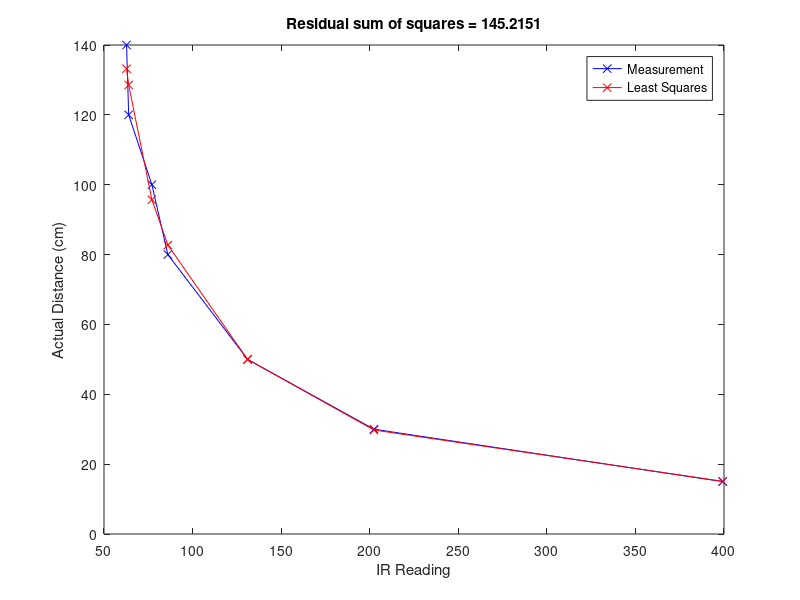
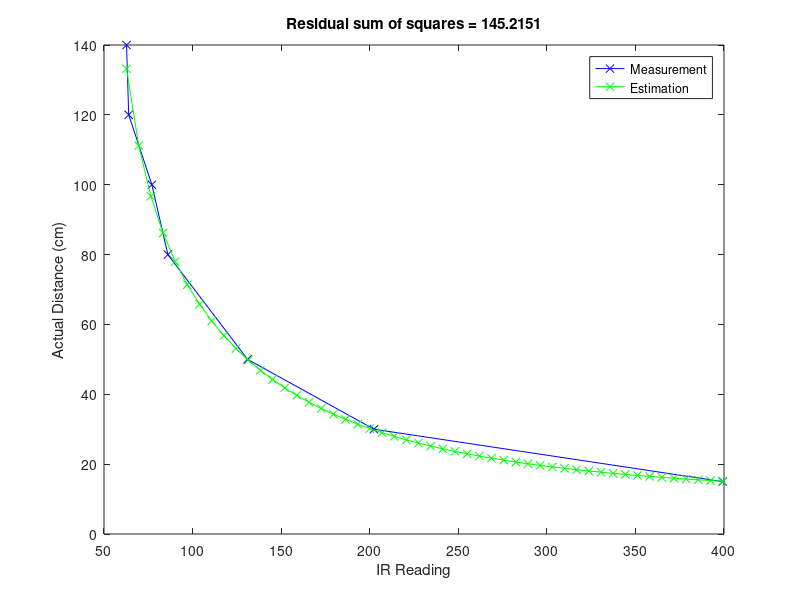

Reproduce these figures in MATLAB, in order.
% readme: This code takes a set of measurements from an infrared (IR) sensor and the corresponding distances. 
% It uses a polynomial to approximate the relationship between the IR reading and the distance. 
% The approximation is done using the least squares method. 
% Both the original measurements and the approximations are plotted

% Clear all previous data and close any figures
clear all;
close all;

% Define the IR sensor readings and the corresponding distances in cm
datapoints = [399.247371, 15;
              202.418285, 30;
              131.059244, 50;
              86.047343,  80;
              77.036172,  100;
              63.934825,  120;
              62.730596,  140];

% Extract the IR sensor readings and corresponding distances
x = datapoints(:, 1);
y = datapoints(:, 2);

% Define a polynomial feature transformation for curve approximation
features = @(x) [1 x^-1 x^-2 x^-3 x^-4]; % see slides for details

% Apply the feature transformation to each IR reading
xx = arrayfun(@(x)features(x), x, 'uniformoutput', false);
xx = reshape(cell2mat(xx), length(x), length(xx{1}));

% Compute the coefficients using the pseudoinverse method
coeff = pinv(xx) * y;

% Estimate the distances using the computed coefficients
est_datapoints = xx * coeff;

% Calculate the error between estimated and actual distances
error = est_datapoints - y;
sum_errors = sum(error.^2);

% Display results
disp('Coefficient');
disp(coeff);

disp('Mean and std of error');
disp([mean(error), std(error)]);

% Given any single voltage measurement x, you can use y =  [1 x x^2 x^3 x^4]*coeff
% to calculate the distance

% Generate new test points for estimation
x2 = linspace(min(x), max(x), 50)';
xx2 = arrayfun(@(x)features(x), x2, 'uniformoutput', false);
xx2 = reshape(cell2mat(xx2), length(xx2), length(xx2{1}));
testpoints = xx2 * coeff;

% Plotting the results
% Plot original measurements and least squares approximations
figure(1);
clf; 
hold on; 
box on;
plot(x, y, 'bx-');
plot(x, est_datapoints, 'rx-');
xlabel('IR Reading');
ylabel('Actual Distance (cm)');
title(['Residual sum of squares = ' num2str(sum_errors)]);
legend('Measurement', 'Least Squares');

% Plot original measurements and estimations using new test points
figure(2);
clf; 
hold on; 
box on;
plot(x, y, 'bx-');
plot(x2, testpoints, 'gx-');
xlabel('IR Reading');
ylabel('Actual Distance (cm)');
title(['Residual sum of squares = ' num2str(sum_errors)]);
legend('Measurement', 'Estimation');

